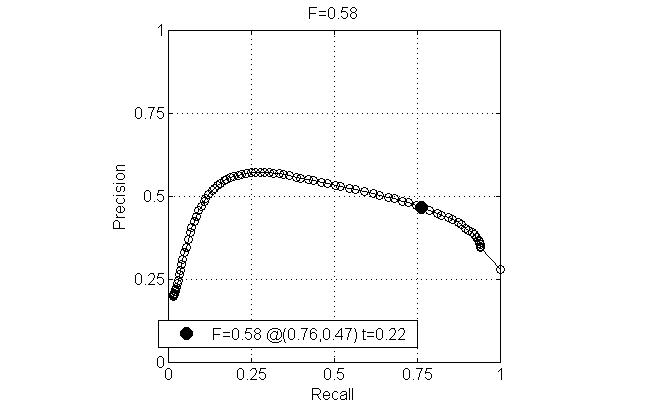
%> input picture EdgeDetection_HybridImgs/prob_edge/f_morph_disk.jpg, 646 x 407 px
$ octave --eval "result = edgeOrientedFilters(imread('../prob_edge/f_morph_disk.jpg'));"   (GNU Octave 9; MATLAB toolbox functions it lacks are replaced by stand-ins)
%> lines starting %> are read from the running program, lines starting %| are printed output that depends on the picture; in (x1, y1, x2, y2) boxes, pixels count from 0 and x2, y2 are one past the last pixel; in counts of white or black regions, pixels touching at a corner belong together; the program's own positions count from 1
### EdgeDetection_HybridImgs/prob_edge_imroved_results/orientedFilterMagnitude.m
function [mag,theta] = orientedFilterMagnitude(im)
%UNTITLED3 Summary of this function goes here
%   Detailed explanation goes here
%     sigma=5
    im=rgb2hsv(im);
%> im: size 407x646x3 double; mean H, S, V 0, 0, 0.976
    cutoff_frequency=3;
%     im = im2single(imread('data/images/3096.jpg'));
%     s=s

    filter = fspecial('Gaussian', 25, 4);
    filter_sobel= fspecial('sobel');
    D=imfilter(filter,filter_sobel);
%     Gx=imfilter(filter,filter_sobel');
    ri=im(:,:,1);
%> ri: size 407x646 double; every value is 0
    gi=im(:,:,2)
    bi=im(:,:,3);
    % [13 lines of commented-out code are left out]
    values=[0:180/8:180];
%     size(filtered4)
    filteredr={};
    filteredg={};
    filteredb={};
    fil={}
% [5 lines of commented-out code are left out]

    for i=1:8
        fil{i}=imrotate(D,values(i));
        filteredr{i}=imfilter(ri,fil{i});
        filteredg{i}=imfilter(gi,fil{i});
        filteredb{i}=imfilter(bi,fil{i});
    end
%> after the loop, fil = 8 items; filteredb = 8 items; filteredg = 8 items; filteredr = 8 items

    R={}
    G={}
    B={}
    sq1=filteredr{1}.^2;
    sq2=filteredg{1}.^2;
    sq3=filteredb{1}.^2;
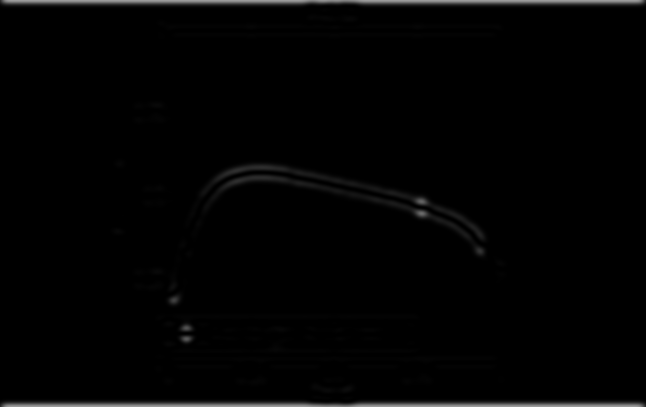
%> sq3: size 407x646 double; min 1.07e-35, max 0.612, mean 0.0133
    for p=2:8
        sq1=sq1+filteredr{p}.^2;
        sq2=sq2+filteredg{p}.^2;
        sq3=sq3+filteredb{p}.^2;
    end
%> this loop made 7 passes
%> pass 1, in orientedFilterMagnitude, `sq3=sq3+filteredb{p}.^2;`:
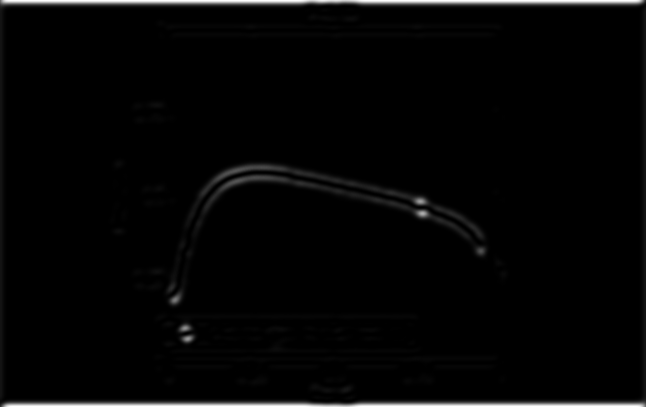
%> sq3: size 407x646 double; min 3.47e-33, max 1.13, mean 0.0258; drawn with min black and max white
%> pass 3, in orientedFilterMagnitude, `sq3=sq3+filteredb{p}.^2;`:
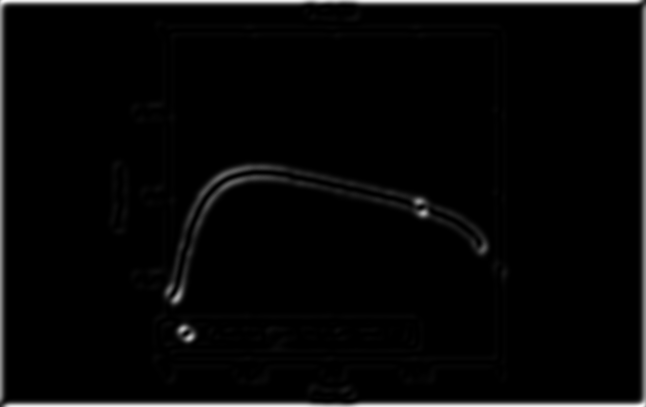
%> sq3: size 407x646 double; min 2.32e-32, max 1.61, mean 0.0462; drawn with min black and max white
%> after the loop:
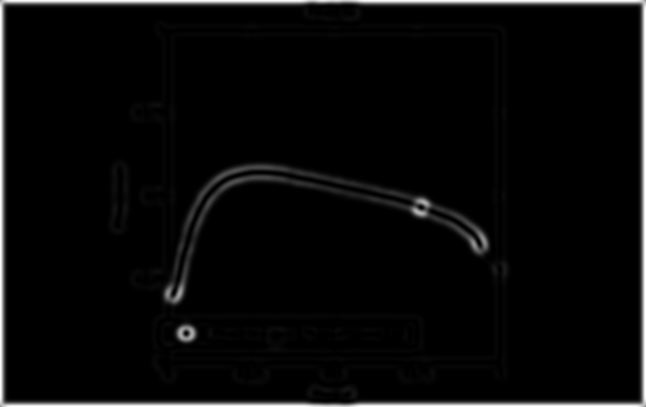
%> sq3: size 407x646 double; min 7.49e-32, max 2.45, mean 0.0883; drawn with min black and max white
% [5 lines of commented-out code are left out]

    R=sqrt(sq1);
    G=sqrt(sq2);
    B=sqrt(sq3);
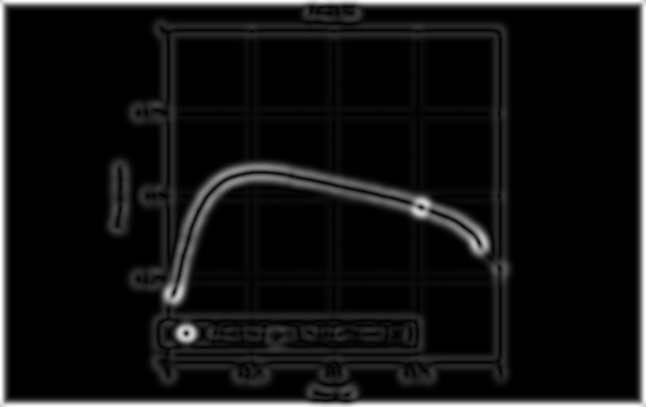
%> B: size 407x646 double; min 2.74e-16, max 1.56, mean 0.117; drawn with min black and max white

    mag=sqrt(R.^2+G.^2+B.^2);
    size(mag)
%> ans = [407 646]


% [71 lines of commented-out code are left out]
    theta=[];

% [20 lines of commented-out code are left out]
end

### EdgeDetection_HybridImgs/prob_edge_imroved_results/edgeOrientedFilters.m
function bmap = edgeOrientedFilters(im)

    sigma=6
    cutoff_frequency=5
    filter = fspecial('Gaussian', cutoff_frequency*4+1, sigma);

    [mag, theta] = orientedFilterMagnitude(im);
%> theta = []
% [4 lines of commented-out code are left out]
    t=rgb2hsv(im);
    can_r=edge(t(:,:,1), 'canny');
%> can_r: size 407x646 logical; every value is 0
    can_g=edge(t(:,:,2), 'canny');
    can_b=edge(t(:,:,3), 'canny');
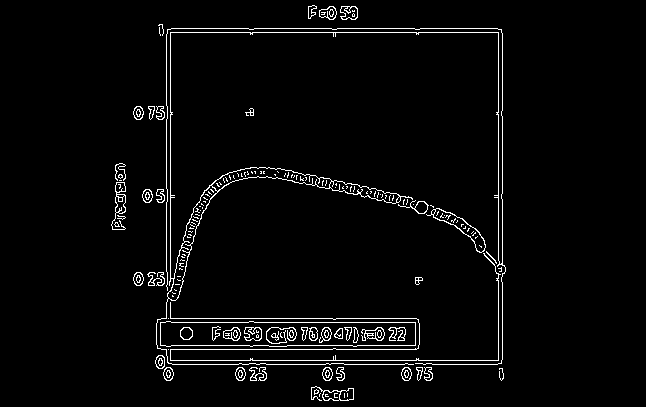
%> can_b: size 407x646 logical; 3.1% white in thin lines or dots, all inside (x1, y1, x2, y2) = (111, 5, 506, 401)
    can=sqrt(can_r.^2+can_g.^2+can_b.^2);
%     se = strel('disk',2);
    se1=strel([1, 0 ,1; 0, 1 ,0; 1 ,0 ,1])
    se2=strel([1,1,1;1,1,1;1,1,1])

% [16 lines of commented-out code are left out]
    bmap= can.* mag .^0.7;
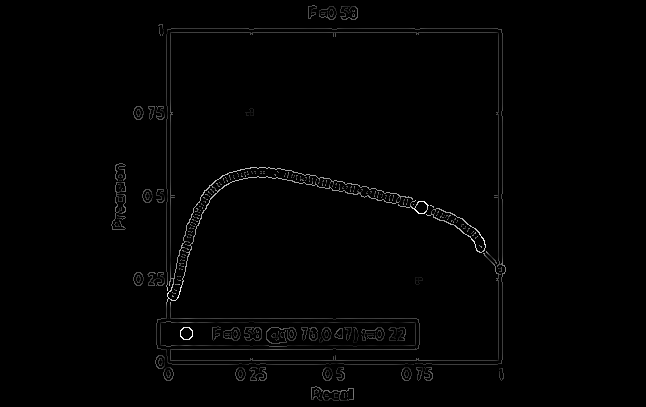
%> bmap: size 407x646 double; min 0, max 1.21, mean 0.0114; drawn with min black and max white


%UNTITLED2 Summary of this function goes here
%   Detailed explanation goes here


end
